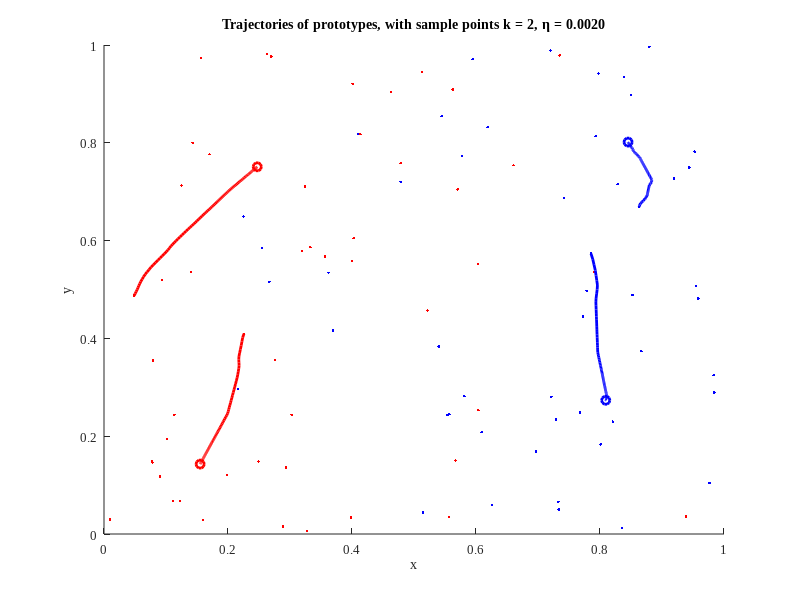

Write MATLAB code to recreate this figure.
load('data_lvq.mat');
w5_1(1:50, 3) = 1;
w5_1(51:100, 3) = 2;
dataset = w5_1;
K = 2;
eta = 0.002;
t_max = 100;

number_of_classes = 2;
P = size(dataset, 1); % number of samples
% dimension of input vector, the last value is used as class specifier
N = size(dataset, 2) - 1;
% K is the number of prototypes per class, so this is the total number of
% prototypes
num_protos = K*number_of_classes;

% randomly pick prototypes, K per class
protos = zeros(num_protos, N+1);
indices = randperm(50);
indexProto = 1;
for i = 1:number_of_classes
    for j = 1:K
        protos(indexProto, :) = dataset(indices(j) + ((i-1)*50), :);
        indexProto = indexProto + 1;
    end
end


% initial random permutation of the data set
dataset = dataset(randperm(P),:);

% training error for every epoch
E = zeros(1, t_max);

% for every prototype, in every epoch we save the position
trace = zeros(num_protos, t_max + 1, N);

for indexProto=1:num_protos
   trace(indexProto, 1, :) = protos(indexProto, 1:2);
end

% for every epoch
for t=1:t_max
    % random permutation of the dataset
    dataset = dataset(randperm(P),:);

    for i=1:P
        sample_class = dataset(i, 3);
        bestSameClassDistance = Inf;
        bestDifferentClassDistance = Inf;
        
        % for all prototypes, find the closest from the same class and from
        % the other class
        for j=1:num_protos
            proto_class = protos(j, 3);
            distance = pdist([dataset(i, 1:N); protos(j, 1:N)]);
            
            if (sample_class == proto_class)
                if (distance < bestSameClassDistance)
                    bestSameClassDistance = distance;
                    bestSameClassIndex = j;
                end
            else
                if (distance < bestDifferentClassDistance)
                    bestDifferentClassDistance = distance;
                    bestDifferentClassIndex = j;
                end
            end
        end
        
        % the winner is of the same class, I move it closer
        if (bestSameClassDistance < bestDifferentClassDistance)
            psi = 1;
            winnerIndex = bestSameClassIndex;
        else
            % the winner is of a different class, I move it away and I
            % update the error
            psi = -1;
            E(t) = E(t) + 1;
            winnerIndex = bestDifferentClassIndex;
        end
        
        protos(winnerIndex, 1:N) = protos(winnerIndex, 1:N) + psi * eta * (dataset(i,1:N) - protos(winnerIndex, 1:N));
    end
    
    for indexProto=1:num_protos
        trace(indexProto, t + 1, :) = protos(indexProto, 1:2);
    end
    
end

% we sort the rows to display the samples of the two classes
dataset = sortrows(dataset, 3);
figure(1);
% class 1
scatter(dataset(1:50,1), dataset(1:50,2), '.', 'LineWidth', 2, 'MarkerEdgeColor', 'r');
hold on;
% class 2
scatter(dataset(51:100,1), dataset(51:100,2), '.', 'LineWidth', 2, 'MarkerEdgeColor', 'b');
hold on;
scatter(protos(:, 1), protos(:, 2));
for indexProto = 1:num_protos
    positions = zeros(t_max+1, N);

    for epoch = 1:t_max+1
        positions(epoch, :) = trace(indexProto, epoch, :);
    end
    hold on;
    p = plot(positions(:, 1), positions(:, 2), '-', 'LineWidth', 2);
    if (protos(indexProto, 3) == 1)
        set(p, 'Color', 'r');
    else
        set(p, 'Color', 'b');
    end
    hold on;
    s = scatter(protos(indexProto,1), protos(indexProto,2));
    set(s, 'MarkerEdgeColor', get(p, 'Color'), 'LineWidth', 2);
    title(sprintf('Trajectories of prototypes, with sample points k = %d, \\eta = %.4f', K, eta));
    xlabel('x');
    ylabel('y');
    set(gca, 'fontsize', 9, 'fontname', 'Times New Roman');
end
%{
figure(2);
plot(1:t_max, H_VQ);
title(sprintf('Learning curve, k = %d, \\eta = %.4f', K, eta));
xlabel('t');
ylabel('H_{VQ}');
set(gca, 'fontsize', 13, 'fontname', 'Times New Roman');
%}